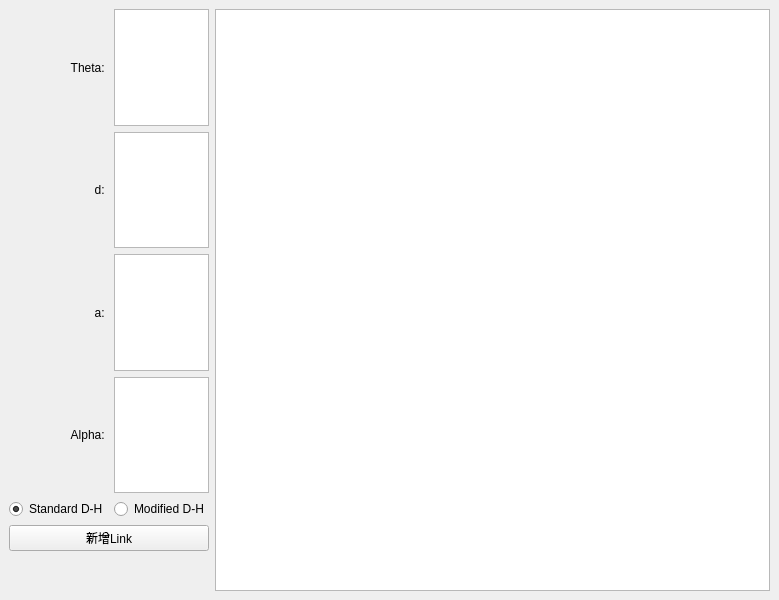
<?xml version="1.0" encoding="UTF-8"?>
<ui version="4.0">
 <class>MainWindow</class>
 <widget class="QMainWindow" name="MainWindow">
  <property name="geometry">
   <rect>
    <x>0</x>
    <y>0</y>
    <width>779</width>
    <height>600</height>
   </rect>
  </property>
  <property name="windowTitle">
   <string>MainWindow</string>
  </property>
  <widget class="QWidget" name="centralwidget">
   <layout class="QHBoxLayout" name="horizontalLayout" stretch="1,3">
    <item>
     <layout class="QGridLayout" name="gridLayout_3" rowstretch="1,1,1,1,1,10,0" columnstretch="0,0">
      <property name="sizeConstraint">
       <enum>QLayout::SetDefaultConstraint</enum>
      </property>
      <item row="4" column="1">
       <widget class="QRadioButton" name="radioButton_modified_3">
        <property name="text">
         <string>Modified D-H</string>
        </property>
       </widget>
      </item>
      <item row="2" column="0">
       <widget class="QLabel" name="label_a_3">
        <property name="text">
         <string>a: </string>
        </property>
        <property name="alignment">
         <set>Qt::AlignRight|Qt::AlignTrailing|Qt::AlignVCenter</set>
        </property>
       </widget>
      </item>
      <item row="3" column="0">
       <widget class="QLabel" name="label_alpha_3">
        <property name="text">
         <string>Alpha: </string>
        </property>
        <property name="alignment">
         <set>Qt::AlignRight|Qt::AlignTrailing|Qt::AlignVCenter</set>
        </property>
       </widget>
      </item>
      <item row="3" column="1">
       <widget class="QPlainTextEdit" name="plainTextEdit_alpha_3"/>
      </item>
      <item row="0" column="0">
       <widget class="QLabel" name="label_theta_3">
        <property name="text">
         <string>Theta: </string>
        </property>
        <property name="alignment">
         <set>Qt::AlignRight|Qt::AlignTrailing|Qt::AlignVCenter</set>
        </property>
       </widget>
      </item>
      <item row="6" column="0" colspan="2">
       <spacer name="verticalSpacer_3">
        <property name="orientation">
         <enum>Qt::Vertical</enum>
        </property>
        <property name="sizeHint" stdset="0">
         <size>
          <width>20</width>
          <height>40</height>
         </size>
        </property>
       </spacer>
      </item>
      <item row="0" column="1">
       <widget class="QPlainTextEdit" name="plainTextEdit_theta_3"/>
      </item>
      <item row="1" column="0">
       <widget class="QLabel" name="label_d_3">
        <property name="text">
         <string>d: </string>
        </property>
        <property name="alignment">
         <set>Qt::AlignRight|Qt::AlignTrailing|Qt::AlignVCenter</set>
        </property>
       </widget>
      </item>
      <item row="2" column="1">
       <widget class="QPlainTextEdit" name="plainTextEdit_a_3"/>
      </item>
      <item row="1" column="1">
       <widget class="QPlainTextEdit" name="plainTextEdit_d_3"/>
      </item>
      <item row="4" column="0">
       <widget class="QRadioButton" name="radioButton_standard_3">
        <property name="text">
         <string>Standard D-H</string>
        </property>
        <property name="checked">
         <bool>true</bool>
        </property>
       </widget>
      </item>
      <item row="5" column="0" colspan="2">
       <widget class="QPushButton" name="pushButton_addlink_3">
        <property name="text">
         <string>新增Link</string>
        </property>
       </widget>
      </item>
     </layout>
    </item>
    <item>
     <widget class="QTableView" name="tableView"/>
    </item>
   </layout>
  </widget>
 </widget>
 <resources/>
 <connections/>
</ui>
